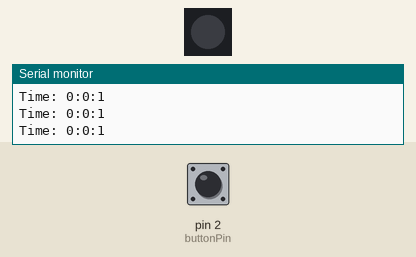
A sketch run on a simulated Arduino Uno, built with avr-gcc and run on an emulated ATmega328P. On the bench: 1 RGB LEDs in strip order, left to right, the last lines printed to the serial monitor. The inputs (shaded band) are chosen by the test bench; at power-on: pin 2 (buttonPin) HIGH.

Above: at 1.2 s.
1.3 s: pin 2 (buttonPin) pulled LOW for 0.15 s
At 2.4 s:
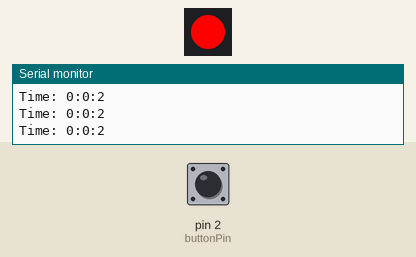
Timing chart, 0 to 10.4 s (numbered marks = the images above; inputs shaded):
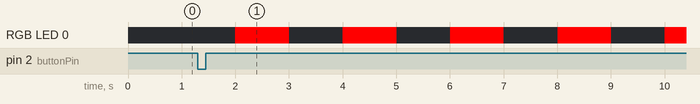

The sketch:

led.ino
```cpp
#include "FastLED.h"
#include "TimeLib.h"

#define TIME_HEADER  "T"   // Header tag for serial time sync message
#define TIME_REQUEST  7    // ASCII bell character requests a time sync message

CRGB leds[1];
// constants won't change. They're used here to set pin numbers:
const int buttonPin = 2;     // the number of the pushbutton pin
const int ledPin =  6;      // the number of the LED pin

// variables will change:
int buttonState = 0;         // variable for reading the pushbutton status

void setup()
 {
  // put your setup code here, to run once:
  Serial.begin(9600);
  FastLED.addLeds<NEOPIXEL, ledPin>(leds, 1);

  setSyncProvider(requestSync);

  pinMode(ledPin, OUTPUT);
  pinMode(buttonPin, INPUT);
}

void loop()
{
  // put your main code here, to run repeatedly:
  Serial.print("Time: ");
  Serial.print(hour());
  Serial.print(":");
  Serial.print(minute());
  Serial.print(":");
  Serial.println(second());
  //Serial.println(buttonState);
  if (digitalRead(buttonPin) == LOW)
  {
    if (buttonState == 0)
    {
      buttonState = 1;
    }
    else
    {
      buttonState = 0;
    }
  }

  if (buttonState == 0)
  {
    leds[0] = CRGB::Black; FastLED.show();
  }

  if (buttonState == 1)
  {
    switch (second() % 2)
    {
      case 0:
        leds[0] = CRGB::Red; FastLED.show();
        break;
      case 1:
        leds[0] = CRGB::Black; FastLED.show();
        break;
    }
  }
}

time_t requestSync()
{
  Serial.write(TIME_REQUEST);
  return 0; // the time will be sent later in response to serial mesg
}
```

Measured:
- after the input at 1.3 s, RGB LED 0: alternates RGB(255, 0, 0) for 1.0 s and off for 1.0 s, starting after 0.70 s
